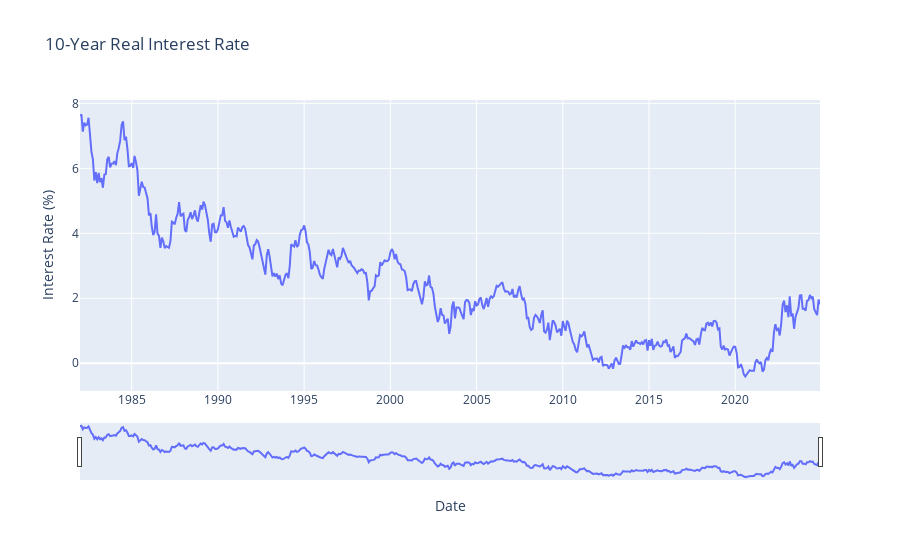

Here is the notebook cell this chart was saved with:
### Code cell
# Plotting 10-Year Real Interest Rate

fig = go.Figure()
fig.add_trace(
    go.Scatter(
        x=interest_rate['observation_date'],
        y=interest_rate['rate'],
        mode='lines',
        name = 'Interest Rates'
    )
)
fig.update_layout(
    title = '10-Year Real Interest Rate',
    xaxis_title= 'Date',
    yaxis_title= 'Interest Rate (%)',
    xaxis=dict(rangeslider=dict(visible=True))
)

fig.show()

### Figure 1 — Plotly figure (JSON) as saved in the notebook; plotly's stock layout.template omitted (floating-point values rounded to 4 significant figures; data arrays with more than 128 entries replaced by an {"elided": "..."} marker saying what was removed)
{"data": [{"mode": "lines", "name": "Interest Rates", "type": "scatter", "x": {"elided": "516 str values"}, "y": {"elided": "516 float values"}}], "layout": {"title": {"text": "10-Year Real Interest Rate"}, "xaxis": {"rangeslider": {"visible": true}, "title": {"text": "Date"}}, "yaxis": {"title": {"text": "Interest Rate (%)"}}}}
